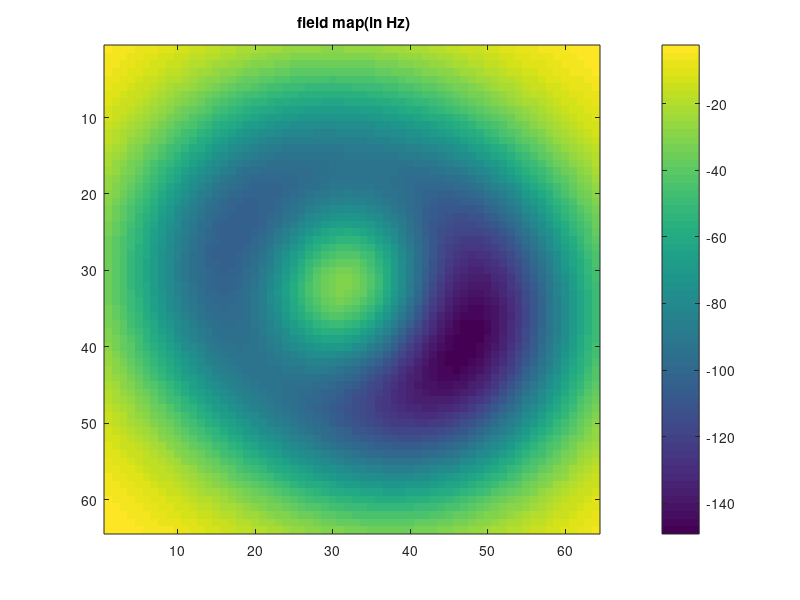
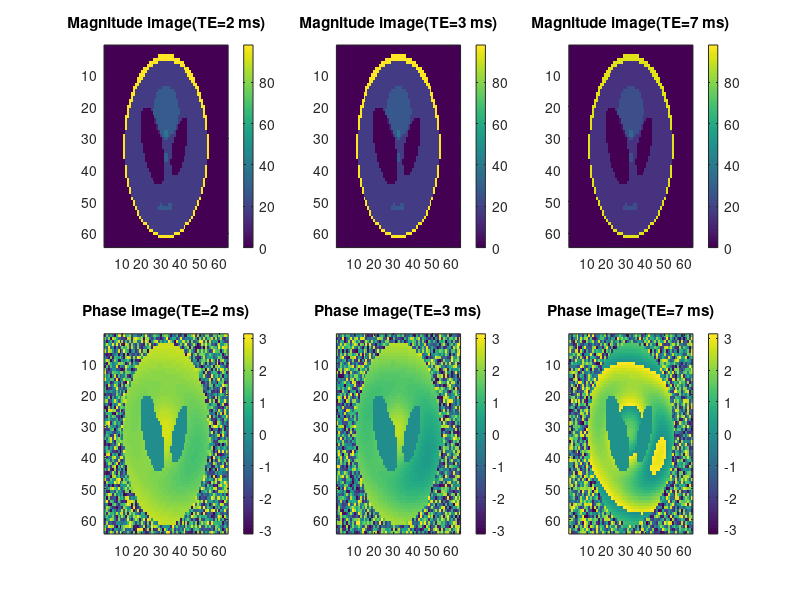

MATLAB code to generate these figures, in order: (Note: this script raises an error after producing the figures.)
%% Regularized field map demo
% generate true field map in Hz
MS=64; %matrix size
[X,Y]=meshgrid(linspace(-1,1,MS));

b0map_true=(200/(2*pi*0.1))*exp(-0.5* (X.^2 + Y.^2)./(2*0.05))- ...
    (200/(2*pi*0.2))*exp(-0.5* ((X+0.2).^2 + (Y+0.1).^2)./(2*0.1))-...
    (300/(2*pi*0.2))*exp(-0.5* ((X-0.2).^2 + (Y-0.1).^2)./(2*0.1));

figure,imagesc(b0map_true),colorbar,title(' field map(in Hz)');

%% generate echoe images with complex noise
m = phantom('Modified Shepp-Logan',MS);
T2star=m.*100e-3;
TE=[2,3,7]*1e-3; %second
L=length(TE);
im_size=[MS MS];
im=100*m.*... Proton density
    exp(2i*pi*mod(bsxfun(@times,b0map_true,permute(TE,[3 1 2])),0.5)).*... Phase
    exp(-1*(bsxfun(@rdivide,permute(TE,[3 1 2]) ,T2star)))... %relaxation effects
    +1e-3*complex(randn([MS MS length(TE)]),randn([MS MS length(TE)])); %noise
im(isinf(im))=0;

figure,
for i=1:L
subplot(2,L,i)
imagesc(abs(im(:,:,i)),[min(abs(im(:))) max(abs(im(:)))]),
colorbar,title(sprintf('Magnitude image(TE=%d ms)',TE(i)*1e3))
subplot(2,L,i+L)
imagesc(angle(im(:,:,i))),
colorbar,title(sprintf('Phase image(TE=%d ms)',TE(i)*1e3))
end

im=permute(im,[1 2 4 3]);
%%
[FieldMap,Fm_steps,g_steps]=RegularizedFieldMapEstimator(im,TE,[],1e-3,200);
 range=[min(b0map_true(:)) max(b0map_true(:))];
 figure,subplot(221),imagesc([],[],b0map_true,range),title('True value(Hz)'),colormap('parula'),colorbar
 subplot(222),imagesc([],[],Fm_steps(:,:,1)./(2*pi),range),title('Initial B0map(Hz)'),colormap('parula'),colorbar
 subplot(223),imagesc([],[],Fm_steps(:,:,end)./(2*pi),range),title('final B0map(Hz)'),colormap('parula'),colorbar
 subplot(224),imagesc([],[],Fm_steps(:,:,end)./(2*pi)-b0map_true,[-10 10]),title('final B0map-true(Hz)'),colormap('parula'),colorbar